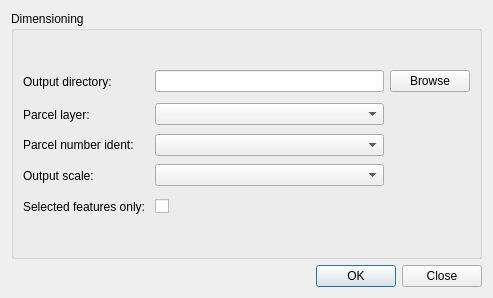
<?xml version="1.0" encoding="UTF-8"?>
<ui version="4.0">
 <class>Dimensioning</class>
 <widget class="QDialog" name="Dimensioning">
  <property name="geometry">
   <rect>
    <x>0</x>
    <y>0</y>
    <width>493</width>
    <height>298</height>
   </rect>
  </property>
  <property name="windowTitle">
   <string>Dimensioning</string>
  </property>
  <layout class="QGridLayout" name="gridLayout_3">
   <item row="0" column="0">
    <widget class="QGroupBox" name="groupBox">
     <property name="title">
      <string>Dimensioning</string>
     </property>
     <layout class="QGridLayout" name="gridLayout_2">
      <item row="0" column="0">
       <layout class="QGridLayout" name="gridLayout">
        <item row="0" column="1">
         <widget class="QLineEdit" name="lineEditOutputDir"/>
        </item>
        <item row="0" column="0">
         <widget class="QLabel" name="label">
          <property name="minimumSize">
           <size>
            <width>0</width>
            <height>27</height>
           </size>
          </property>
          <property name="text">
           <string>Output directory: </string>
          </property>
         </widget>
        </item>
        <item row="0" column="2">
         <widget class="QPushButton" name="btnBrowseOutputDir">
          <property name="text">
           <string>Browse</string>
          </property>
         </widget>
        </item>
        <item row="1" column="1">
         <widget class="QComboBox" name="cBoxParcelLayer"/>
        </item>
        <item row="1" column="0">
         <widget class="QLabel" name="label_6">
          <property name="minimumSize">
           <size>
            <width>0</width>
            <height>27</height>
           </size>
          </property>
          <property name="text">
           <string>Parcel layer: </string>
          </property>
         </widget>
        </item>
        <item row="3" column="1">
         <widget class="QComboBox" name="cBoxOutputScale">
          <property name="enabled">
           <bool>true</bool>
          </property>
          <property name="minimumSize">
           <size>
            <width>0</width>
            <height>0</height>
           </size>
          </property>
         </widget>
        </item>
        <item row="3" column="0">
         <widget class="QLabel" name="labelAppSubModule">
          <property name="enabled">
           <bool>true</bool>
          </property>
          <property name="minimumSize">
           <size>
            <width>0</width>
            <height>27</height>
           </size>
          </property>
          <property name="text">
           <string>Output scale: </string>
          </property>
         </widget>
        </item>
        <item row="4" column="1">
         <widget class="QCheckBox" name="checkBoxSelectedOnly">
          <property name="minimumSize">
           <size>
            <width>0</width>
            <height>23</height>
           </size>
          </property>
          <property name="text">
           <string/>
          </property>
         </widget>
        </item>
        <item row="4" column="0">
         <widget class="QLabel" name="label_2">
          <property name="text">
           <string>Selected features only: </string>
          </property>
         </widget>
        </item>
        <item row="2" column="1">
         <widget class="QComboBox" name="cBoxParcelNumberIdent"/>
        </item>
        <item row="2" column="0">
         <widget class="QLabel" name="label_3">
          <property name="text">
           <string>Parcel number ident: </string>
          </property>
         </widget>
        </item>
       </layout>
      </item>
     </layout>
    </widget>
   </item>
   <item row="1" column="0">
    <widget class="QDialogButtonBox" name="buttonBox">
     <property name="orientation">
      <enum>Qt::Horizontal</enum>
     </property>
     <property name="standardButtons">
      <set>QDialogButtonBox::Close|QDialogButtonBox::Ok</set>
     </property>
    </widget>
   </item>
  </layout>
 </widget>
 <resources/>
 <connections>
  <connection>
   <sender>buttonBox</sender>
   <signal>accepted()</signal>
   <receiver>Dimensioning</receiver>
   <slot>accept()</slot>
   <hints>
    <hint type="sourcelabel">
     <x>248</x>
     <y>254</y>
    </hint>
    <hint type="destinationlabel">
     <x>157</x>
     <y>274</y>
    </hint>
   </hints>
  </connection>
  <connection>
   <sender>buttonBox</sender>
   <signal>rejected()</signal>
   <receiver>Dimensioning</receiver>
   <slot>reject()</slot>
   <hints>
    <hint type="sourcelabel">
     <x>316</x>
     <y>260</y>
    </hint>
    <hint type="destinationlabel">
     <x>286</x>
     <y>274</y>
    </hint>
   </hints>
  </connection>
 </connections>
</ui>
